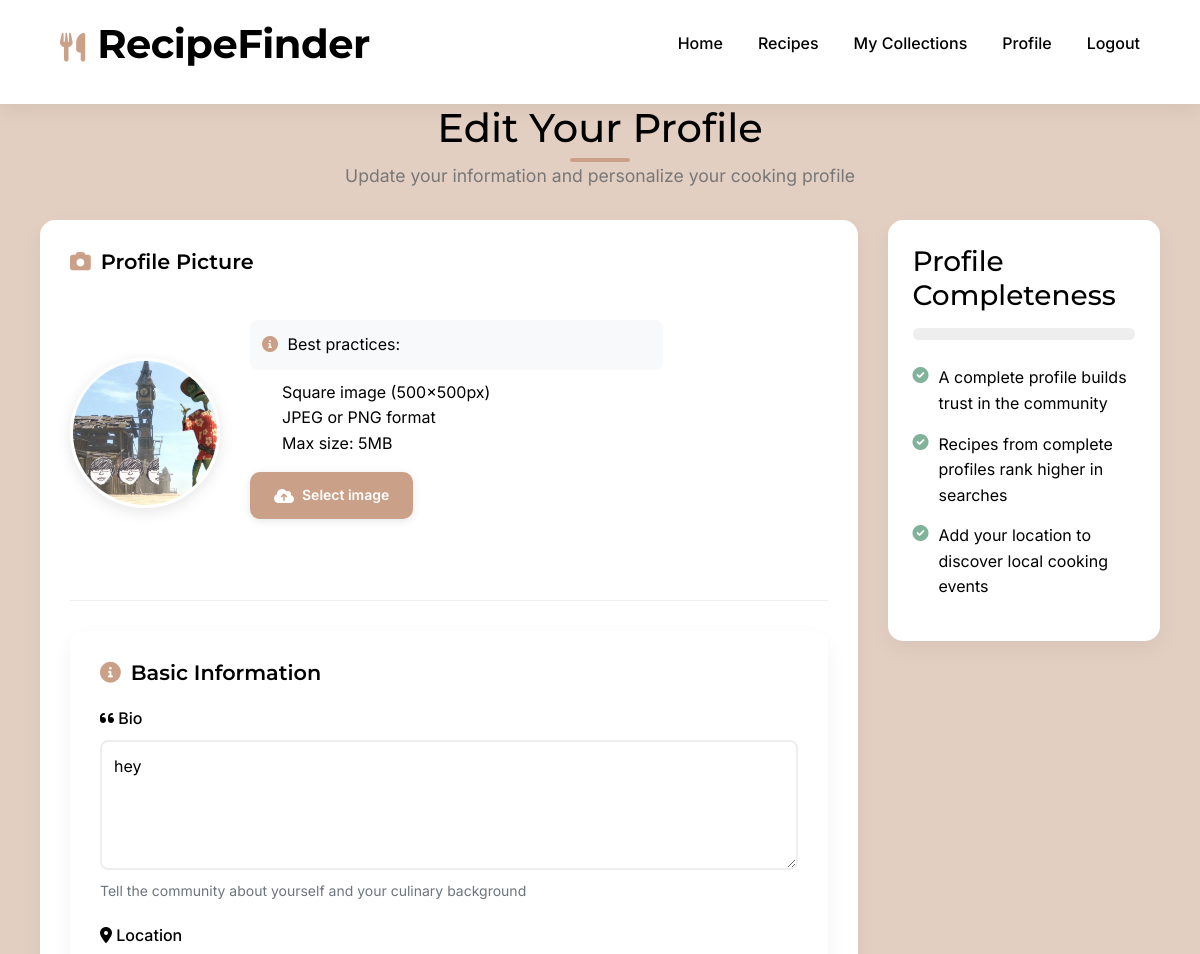
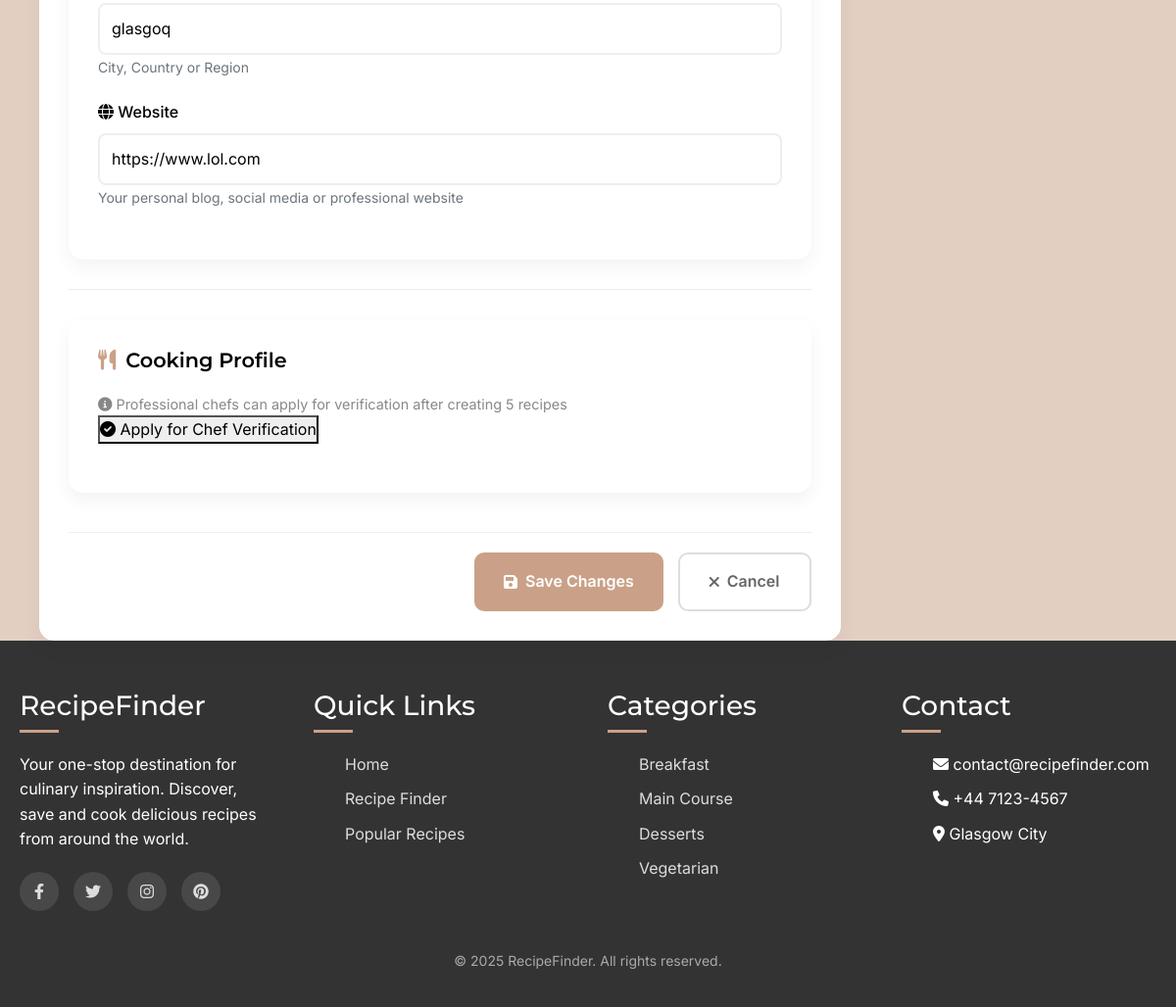
Page /profile/edit/ (signed in) on the committed database (2 pictures, top to bottom).
### RecipeFinderApp/models.py (models this page shows, shortened)
class UserProfile(models.Model):
    user = models.OneToOneField(User, on_delete=models.CASCADE, related_name='profile')
    profile_pic = models.ImageField(upload_to='profile_pics/', blank=True, null=True)
    bio = models.TextField(blank=True, null=True)
    is_chef = models.BooleanField(default=False)  # Indicates if the user identifies as a chef
    chef_verified = models.BooleanField(default=False)  # Verified status after approval
    website = models.URLField(blank=True, null=True)
    location = models.CharField(max_length=100, blank=True, null=True)
    date_joined = models.DateTimeField(auto_now_add=True)
    @property
    def full_name(self):
        return f"{self.user.first_name} {self.user.last_name}"

### RecipeFinderApp/views.py (the view)
# urls.py: path('profile/edit/', views.edit_profile, name='edit_profile'),
@login_required
def edit_profile(request):
    profile = get_object_or_404(UserProfile, user=request.user)
    recipes_count = Recipe.objects.filter(author=request.user).count()
    recipes_needed = max(0, 5 - recipes_count)
    if request.method == 'POST':
        form = UserProfileForm(request.POST, request.FILES, instance=profile)
        if form.is_valid():
            form.save()
            messages.success(request, 'Profile updated successfully!')
            return redirect('profile')
    else:
        form = UserProfileForm(instance=profile)
    return render(request, 'recipe_finder/edit_profile.html', {
        'form': form,
        'profile': profile,
        'recipes_count': recipes_count,
        'recipes_needed': recipes_needed
    })

### RecipeFinderApp/forms.py
class UserProfileForm(forms.ModelForm):
    class Meta:
        model = UserProfile
        fields = ['profile_pic', 'bio', 'website', 'location']
        widgets = {
            'bio': forms.Textarea(attrs={'rows': 4}),
        }

### templates/recipe_finder/edit_profile.html (shortened to what this page needs)
{% extends 'recipe_finder/base.html' %}
{% block content %}
<div class="container profile-edit-container">
    <div class="edit-profile-header">
        <h1>Edit Your Profile</h1>
        <p>Update your information and personalize your cooking profile</p>
    </div>
    <div class="edit-profile-content">
        <div class="profile-form-container">
            <form method="post" enctype="multipart/form-data" class="profile-form">
                <div class="profile-pic-section">
                    <h3><i class="fas fa-camera"></i> Profile Picture</h3>
                    <div class="profile-pic-upload">
                        <div class="current-pic-preview">
                            {% if profile.profile_pic %}
                                <img src="{{ profile.profile_pic.url }}" alt="Current profile picture" id="profilePicPreview">
                            {% else %}
                                <div class="avatar-placeholder">
                                    <i class="fas fa-user"></i>
                                </div>
                            {% endif %}
                        </div>
                        <div class="upload-actions">
                            <p class="upload-help-text">
                                <i class="fas fa-info-circle"></i> Best practices:
                                <ul>
                                    <li>Square image (500×500px)</li>
                                    <li>JPEG or PNG format</li>
                                    <li>Max size: 5MB</li>
                                </ul>
                            </p>
                            <div class="upload-controls">
                                <label for="{{ form.profile_pic.id_for_label }}" class="custom-file-upload">
                                    <i class="fas fa-cloud-upload-alt"></i> Select image
                                </label>
                            </div>
                        </div>
                    </div>
                </div>
                <div class="form-divider"></div>
                <div class="form-section">
                    <h3><i class="fas fa-info-circle"></i> Basic Information</h3>
                    <div class="form-group">
                        <label for="{{ form.bio.id_for_label }}">
                            <i class="fas fa-quote-left"></i> Bio
                        </label>
                        {{ form.bio }}
                        <small class="form-text">Tell the community about yourself and your culinary background</small>
                    </div>
                    <div class="form-group">
                        <label for="{{ form.location.id_for_label }}">
                            <i class="fas fa-map-marker-alt"></i> Location
                        </label>
                        {{ form.location }}
                        <small class="form-text">City, Country or Region</small>
                    </div>
                    <div class="form-group">
                        <label for="{{ form.website.id_for_label }}">
                            <i class="fas fa-globe"></i> Website
                        </label>
                        {{ form.website }}
                        <small class="form-text">Your personal blog, social media or professional website</small>
                    </div>
                </div>
                <div class="form-divider"></div>
                <div class="form-section">
                    <h3><i class="fas fa-utensils"></i> Cooking Profile</h3>
                    <div class="form-group chef-info">
                        <p class="chef-note">
                            <i class="fas fa-info-circle"></i>
                            Professional chefs can apply for verification after creating 5 recipes
                        </p>
                        {% if recipes_count >= 5 and not profile.chef_verified %}
                            <button id="verify-chef-btn" type="button" class="verify-chef-btn" onclick="openVerificationModal()">
                                <i class="fas fa-check-circle"></i> Apply for Chef Verification
                            </button>
                        {% elif profile.chef_verified %}
                            <div class="verification-status verified">
                                <i class="fas fa-check-circle"></i> Your chef status is verified
                                <span class="verification-badge"><i class="fas fa-shield-alt"></i></span>
                            </div>
                        {% elif recipes_count < 5 %}
                            <div class="verification-status pending">
                                <i class="fas fa-info-circle"></i> Create {{ recipes_needed }} more recipe(s) to be eligible for verification
                            </div>
                        {% endif %}
                    </div>
                </div>
                <div class="form-actions">
                    <button type="submit" class="save-profile-btn">
                        <i class="fas fa-save"></i> Save Changes
                    </button>
                    <a href="{% url 'profile' %}" class="cancel-btn">
                        <i class="fas fa-times"></i> Cancel
                    </a>
                </div>
            </form>
        </div>
        <div class="profile-edit-sidebar">
            <div class="sidebar-box">
                <h3>Profile Completeness</h3>
                <div class="completeness-meter">
                    <div class="progress-bar">
                    </div>
                </div>
                <ul class="profile-tips">
                    <li>
                        <i class="fas fa-check-circle"></i>
                        <span>A complete profile builds trust in the community</span>
                    </li>
                    <li>
                        <i class="fas fa-check-circle"></i>
                        <span>Recipes from complete profiles rank higher in searches</span>
                    </li>
                    <li>
                        <i class="fas fa-check-circle"></i>
                        <span>Add your location to discover local cooking events</span>
                    </li>
                </ul>
            </div>
        </div>
    </div>
</div>
{% endblock %}

### static/css/shared/layout.css (style rules this page uses)
.container { max-width: 1300px; margin: 0 auto; padding: 0 20px; }

### static/css/shared/components.css (style rules this page uses)
.form-group { margin-bottom: 20px; }
.form-group label { display: block; margin-bottom: 8px; font-weight: 500; }
.form-group input, .form-group textarea, .form-group select { min-width: 100%; max-width: 100%; min-height: 40px; padding: 12px; border: 2px solid #eee; border-radius: 8px; font-size: 16px; transition: border-color 0.3s ease; }
.form-group textarea { min-height: 120px; max-height: 600px; }

### rows in the picture
UserProfile: profile_pic (picture), bio "hey", location "glasgoq", website "https://www.lol.com"
